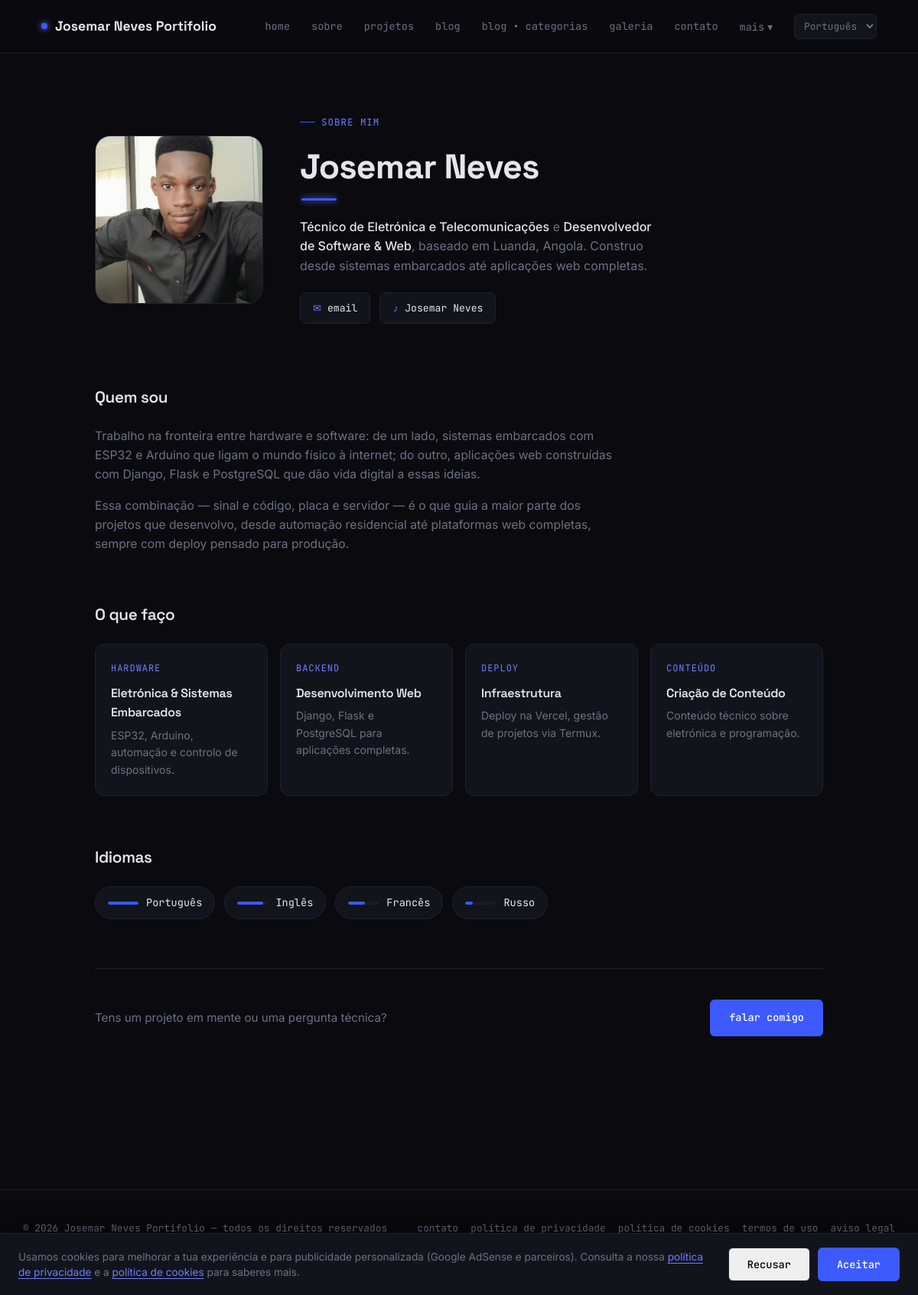
The app's page /sobre/ with its own data.
### portifolio/models.py (models this page shows, shortened)
class SiteConfig(models.Model):
    nome_site = models.CharField(max_length=150)
    logo = models.ImageField(
        upload_to="site/logo/",
        blank=True,
        null=True,
        validators=[validar_extensao_imagem]
    )
    foto_perfil = models.ImageField(
        upload_to="site/perfil/",
        blank=True,
        null=True,
        validators=[validar_extensao_imagem]
    )
    descricao_curta = models.TextField(blank=True)
    email_contato = models.EmailField(blank=True)
    linkedin = models.URLField(blank=True)
    github = models.URLField(blank=True)
    instagram = models.URLField(blank=True)
    youtube = models.URLField(blank=True)
    twitter = models.URLField(blank=True)
    tiktok = models.URLField(blank=True)
    criado_em = models.DateTimeField(auto_now_add=True)
    atualizado_em = models.DateTimeField(auto_now=True)
    class Meta:
        verbose_name = "Configuração do Site"
        verbose_name_plural = "Configurações do Site"

### portifolio/views.py (the view)
# urls.py: path("sobre/", views.SobreView.as_view(), name="sobre"),
class SobreView(SiteConfigMixin, DetailView):
    model = Pagina
    template_name = "sobre.html"
    context_object_name = "pagina"
    def get_object(self, queryset=None):
        return get_object_or_404(
            Pagina,
            slug="sobre",
            publicado=True
        )

### portifolio/templatetags/portfolio_extras.py (called while the page is built)
@register.simple_tag(takes_context=True)
def hreflang_urls(context):
    request = context.get("request")
    match = getattr(request, "resolver_match", None)
    resultado = []
    if not request or not match or not match.url_name:
        return resultado
    dominio = f"{request.scheme}://{request.get_host()}"
    for lang_code, lang_name in settings.LANGUAGES:
        try:
            with override(lang_code):
                caminho = reverse(match.url_name, kwargs=match.kwargs)
        except NoReverseMatch:
            continue
        resultado.append((lang_code, lang_name, f"{dominio}{caminho}"))
    return resultado

### portifolio/views.py (called while the page is built)
    def get_context_data(self, **kwargs):
        context = super().get_context_data(**kwargs)
        context["site"] = SiteConfig.objects.first()
        return context

### templates/sobre.html (shortened to what this page needs)
{% extends "base.html" %}
{% load i18n %}
{% block content %}
<div class="sobre-wrap">
  <section class="sobre-hero">
    {% if site.foto_perfil %}
    <div class="sobre-foto">
      <img src="{{ site.foto_perfil.url }}" alt="{{ site.nome_site }}">
    </div>
    {% endif %}
    <div>
      <p class="eyebrow">{% trans "sobre mim" %}</p>
      <h1 class="sobre-nome">Josemar Neves</h1>
      <p class="sobre-role">
      </p>
      <div class="sobre-socials">
        {% if site.email_contato %}
        <a href="mailto:{{ site.email_contato }}">
          <span class="icon">✉</span> email
        </a>
        {% endif %}
        {% if site.tiktok %}
        <a href="{{ site.tiktok }}" target="_blank" rel="noopener">
          <span class="icon">♪</span> Josemar Neves
        </a>
        {% endif %}
      </div>
    </div>
  </section>
  <section class="sobre-section sobre-bio">
    <h2>{% trans "Quem sou" %}</h2>
    <p>
    </p>
    <p>
    </p>
  </section>
  <section class="sobre-section">
    <h2>{% trans "O que faço" %}</h2>
    <div class="sobre-skills-grid">
      <div class="skill-card">
        <span class="skill-icon">{% trans "hardware" %}</span>
        <h3>{% trans "Eletrónica & Sistemas Embarcados" %}</h3>
        <p>{% trans "ESP32, Arduino, automação e controlo de dispositivos." %}</p>
      </div>
      <div class="skill-card">
        <span class="skill-icon">{% trans "backend" %}</span>
        <h3>{% trans "Desenvolvimento Web" %}</h3>
        <p>{% trans "Django, Flask e PostgreSQL para aplicações completas." %}</p>
      </div>
      <div class="skill-card">
        <span class="skill-icon">{% trans "deploy" %}</span>
        <h3>{% trans "Infraestrutura" %}</h3>
        <p>{% trans "Deploy na Vercel, gestão de projetos via Termux." %}</p>
      </div>
      <div class="skill-card">
        <span class="skill-icon">{% trans "conteúdo" %}</span>
        <h3>{% trans "Criação de Conteúdo" %}</h3>
        <p>{% trans "Conteúdo técnico sobre eletrónica e programação." %}</p>
      </div>
    </div>
  </section>
  <section class="sobre-section">
    <h2>{% trans "Idiomas" %}</h2>
    <div class="lang-row">
      <span class="lang-pill" data-nivel="nativo"><span class="lang-bar"></span>{% trans "Português" %}</span>
      <span class="lang-pill" data-nivel="avancado"><span class="lang-bar"></span>{% trans "Inglês" %}</span>
      <span class="lang-pill" data-nivel="intermedio"><span class="lang-bar"></span>{% trans "Francês" %}</span>
      <span class="lang-pill" data-nivel="basico"><span class="lang-bar"></span>{% trans "Russo" %}</span>
    </div>
  </section>
  <section class="sobre-cta">
    <p>{% trans "Tens um projeto em mente ou uma pergunta técnica?" %}</p>
    <a href="{% url 'contato' %}" class="btn btn-primary">{% trans "falar comigo" %}</a>
  </section>
</div>
{% endblock %}

### templates/base.html (shortened to what this page needs)
{% load i18n portfolio_extras %}
{% get_current_language as LANGUAGE_CODE %}
<!DOCTYPE html>
<html lang="{{ LANGUAGE_CODE }}">
<head>
{% hreflang_urls as hreflang_links %}
</head>
<body>
<div id="cookie-banner" class="cookie-banner">
  <p class="cookie-banner-text">
    {% trans "Usamos cookies para melhorar a tua experiência e para publicidade personalizada (Google AdSense e parceiros)." %}
    {% trans "Consulta a nossa" %}
    <a href="{% url 'politica_privacidade' %}">{% trans "política de privacidade" %}</a>
    {% trans "e a" %}
    <a href="{% url 'cookies' %}">{% trans "política de cookies" %}</a>
    {% trans "para saberes mais." %}
  </p>
  <div class="cookie-banner-actions">
    <button id="cookie-reject" class="btn btn-ghost">{% trans "Recusar" %}</button>
    <button id="cookie-accept" class="btn btn-primary">{% trans "Aceitar" %}</button>
  </div>
</div>
<header class="site-header">
  <nav class="nav">
    <a href="{% url 'home' %}" class="nav-brand">
      {% if site.logo %}
        <img class="nav-logo" src="{{ site.logo.url }}" alt="{{ site.nome_site }}">
      {% else %}
        <span class="dot"></span>
      {% endif %}
      {{ site.nome_site }}
    </a>
    <ul class="nav-links" id="nav-links">
      <li><a href="{% url 'home' %}">{% trans "home" %}</a></li>
      <li><a href="{% url 'sobre' %}">{% trans "sobre" %}</a></li>
      <li><a href="{% url 'projetos' %}">{% trans "projetos" %}</a></li>
      <li><a href="{% url 'blog' %}">{% trans "blog" %}</a></li>
      <li><a href="{% url 'categorias' %}">{% trans "blog" %} • {% trans "categorias" %}</a></li>
      <li><a href="{% url 'galeria' %}">{% trans "galeria" %}</a></li>
      <li><a href="{% url 'contato' %}">{% trans "contato" %}</a></li>
      <li class="nav-more" id="nav-more">
        <button class="nav-more-toggle" id="nav-more-toggle" aria-haspopup="true" aria-expanded="false">
          {% trans "mais" %} <span aria-hidden="true">▾</span>
        </button>
      </li>
      {% if hreflang_links %}
      <li class="lang-switch">
        <select aria-label="{% trans 'Idioma' %}" onchange="if (this.value) window.location.href = this.value;">
          {% for lang_code, lang_name, url in hreflang_links %}
            <option value="{{ url }}" {% if lang_code == LANGUAGE_CODE %}selected{% endif %}>{{ lang_name }}</option>
          {% endfor %}
        </select>
      </li>
      {% endif %}
    </ul>
  </nav>
</header>
<main>
  {% block content %}{% endblock %}
</main>
<footer class="site-footer">
  <div class="footer-inner">
    <p>&copy; {% now "Y" %} {{ site.nome_site }} — {% trans "todos os direitos reservados" %}</p>
    <div class="footer-links">
      <a href="{% url 'contato' %}">{% trans "contato" %}</a>
      <a href="{% url 'politica_privacidade' %}">{% trans "política de privacidade" %}</a>
      <a href="{% url 'cookies' %}">{% trans "política de cookies" %}</a>
      <a href="{% url 'termos_uso' %}">{% trans "termos de uso" %}</a>
      <a href="{% url 'aviso_legal' %}">{% trans "aviso legal" %}</a>
    </div>
    <div class="social-links">
      {% if site.tiktok %}<a href="{{ site.tiktok }}" target="_blank" rel="noopener">tiktok</a>{% endif %}
    </div>
  </div>
</footer>
</body>
</html>

### templates/base.html (style rules this page uses)
:root { --bg: #0a0a0f; --surface: #12141c; --surface-2: #191c26; --border: #1e2230; --blue-deep: #1a2a5e; --blue-elec: #3d5afe; --blue-glow: #6b7fff; --text: #e4e6ed; --text-muted: #6b7280; --font-display: 'Space Grotesk', sans-serif; --font-body: 'Inter', sans-serif; --font-mono: 'JetBrains Mono', monospace; }
* { margin: 0; padding: 0; box-sizing: border-box; }
html { scroll-behavior: smooth; }
body { background: var(--bg); color: var(--text); font-family: var(--font-body); line-height: 1.6; overflow-x: hidden; }
a { color: inherit; text-decoration: none; }
h1, h2, h3, h4 { font-family: var(--font-display); font-weight: 600; letter-spacing: -0.02em; }
.footer-links { display: flex; gap: 16px; flex-wrap: wrap; }
.footer-links a { color: var(--text-muted); font-family: var(--font-mono); font-size: 0.8rem; transition: color 0.2s ease; }
.site-header { position: sticky; top: 0; z-index: 100; background: rgba(10, 10, 15, 0.85); backdrop-filter: blur(10px); border-bottom: 1px solid var(--border); }
.nav { display: flex; align-items: center; justify-content: space-between; padding: 18px 24px; max-width: 1140px; margin: 0 auto; position: relative; }
.nav-brand { display: flex; align-items: center; gap: 10px; font-family: var(--font-display); font-weight: 700; font-size: 1.1rem; }
.nav-brand .dot { width: 8px; height: 8px; border-radius: 50%; background: var(--blue-elec); box-shadow: 0 0 8px var(--blue-glow); animation: pulse 2.4s ease-in-out infinite; }
.nav-links { display: flex; gap: 28px; list-style: none; font-family: var(--font-mono); font-size: 0.85rem; align-items: center; }
.nav-links a { color: var(--text-muted); transition: color 0.2s ease; position: relative; }
.nav-links a::after { content: ''; position: absolute; bottom: -4px; left: 0; width: 0; height: 1px; background: var(--blue-elec); transition: width 0.25s ease; }
.nav-more { position: relative; }
.nav-more-toggle { background: none; border: none; color: var(--text-muted); font-family: var(--font-mono); font-size: 0.85rem; cursor: pointer; display: flex; align-items: center; gap: 4px; padding: 0; transition: color 0.2s ease; }
.lang-switch select { background: var(--surface); color: var(--text-muted); border: 1px solid var(--border); border-radius: 6px; padding: 6px 8px; font-family: var(--font-mono); font-size: 0.8rem; cursor: pointer; }
.site-footer { border-top: 1px solid var(--border); margin-top: 100px; padding: 40px 24px; }
.footer-inner { max-width: 1140px; margin: 0 auto; display: flex; justify-content: space-between; align-items: center; flex-wrap: wrap; gap: 16px; }
.footer-inner p { color: var(--text-muted); font-family: var(--font-mono); font-size: 0.8rem; }
.social-links { display: flex; gap: 16px; }
.social-links a { color: var(--text-muted); font-family: var(--font-mono); font-size: 0.8rem; transition: color 0.2s ease; }
.btn { display: inline-flex; align-items: center; gap: 8px; padding: 12px 24px; border-radius: 6px; font-family: var(--font-mono); font-size: 0.85rem; font-weight: 500; border: 1px solid var(--border); transition: all 0.25s ease; }
.btn-primary { background: var(--blue-elec); color: #fff; border-color: var(--blue-elec); }
.btn-ghost { color: var(--text); }
.eyebrow { font-family: var(--font-mono); font-size: 0.78rem; color: var(--blue-glow); letter-spacing: 0.08em; text-transform: uppercase; display: flex; align-items: center; gap: 8px; margin-bottom: 12px; }
.eyebrow::before { content: ''; width: 20px; height: 1px; background: var(--blue-elec); }
#cookie-reject { color: #000; border-color: var(--border); }
.cookie-banner { position: fixed; left: 0; right: 0; bottom: 0; z-index: 200; display: none; align-items: center; justify-content: space-between; gap: 20px; flex-wrap: wrap; background: var(--surface); border-top: 1px solid var(--border); padding: 18px 24px; box-shadow: 0 -10px 30px rgba(0, 0, 0, 0.35); }
.cookie-banner.is-visible { display: flex; }
.cookie-banner-text { flex: 1; min-width: 240px; color: var(--text-muted); font-size: 0.85rem; line-height: 1.5; }
.cookie-banner-text a { color: var(--blue-glow); text-decoration: underline; text-underline-offset: 3px; }
.cookie-banner-actions { flex-shrink: 0; display: flex; gap: 10px; }

### records on screen
SiteConfig: nome_site "Josemar Neves Portifolio", foto_perfil (picture)

### other values on screen
form field value "Português"
